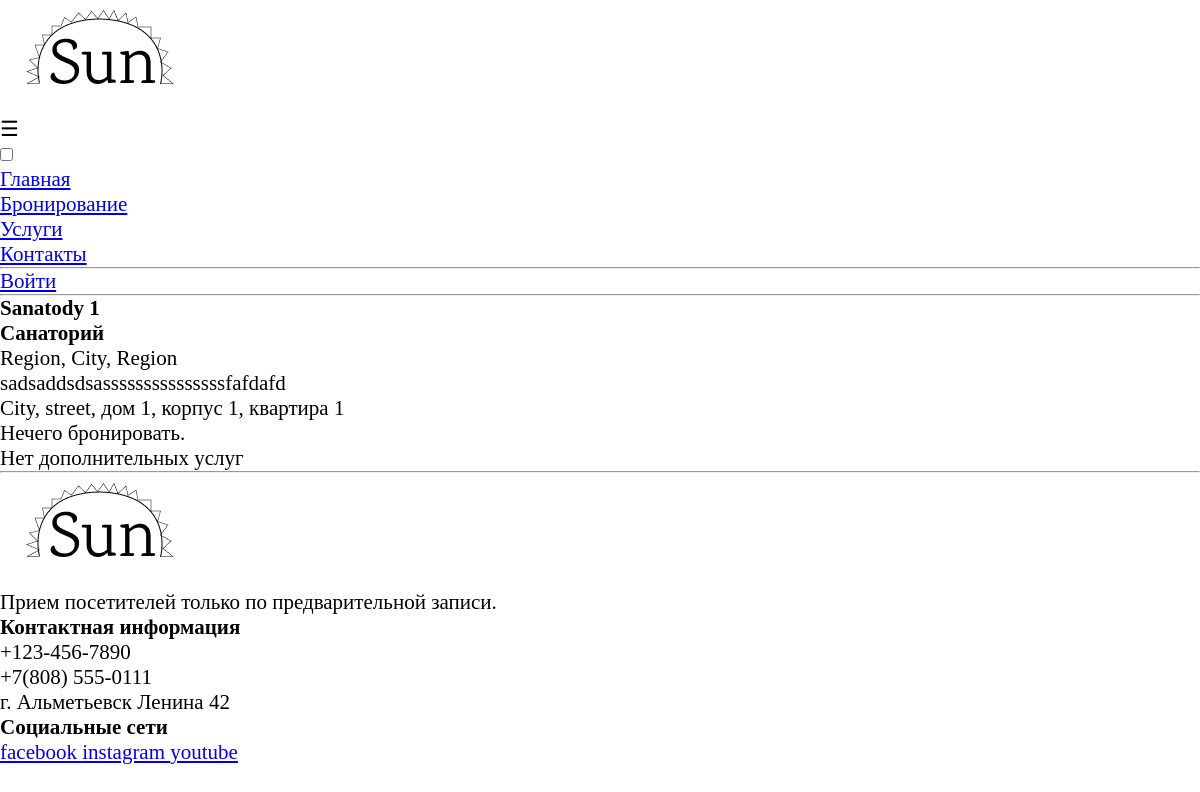
The app's page /catalog/1/ with its own data.
### socialbooking/catalog/models.py (models this page shows, shortened)
class Stay(models.Model):
    class Meta:
        verbose_name = 'Социальный объект'
        verbose_name_plural = 'Социальные объекты'
    TYPE_CHOICES = [
        ('sanatoriy', 'Санаторий'),
        ('campsite', 'Лагерь'),
        ('recreation_place', 'Дом отдыха'),
    ]
    type = models.CharField(max_length=20, choices=TYPE_CHOICES)
    name = models.CharField(max_length=255)
    slug = models.SlugField(max_length=256, unique=True)
    title = models.CharField(max_length=255)
    description = models.TextField()
    region = models.ForeignKey(Region, on_delete=models.CASCADE)
    city = models.ForeignKey(City, on_delete=models.CASCADE)
    address = models.OneToOneField(Address, on_delete=models.CASCADE)
    coordinates = models.OneToOneField(Coordinates, on_delete=models.CASCADE)
    phone = models.CharField(max_length=9)
    photos = models.ManyToManyField('Photo', blank=True)

### socialbooking/geo/models.py (models this page shows)
class Region(models.Model):
    class Meta:
        verbose_name = 'Регион'
        verbose_name_plural = 'Регионы'
    name = models.CharField(max_length=255, help_text='Название региона')
    def __str__(self):
        return self.name

class City(models.Model):
    class Meta:
        verbose_name = 'Город'
        verbose_name_plural = 'Города'
    name = models.CharField(max_length=255, help_text='Название города')
    region = models.ForeignKey(Region, on_delete=models.CASCADE)
    coordinates = models.OneToOneField(Coordinates, on_delete=models.PROTECT)
    def __str__(self):
        return f"{self.name}, {self.region.name}"

class Address(models.Model):
    class Meta:
        verbose_name = 'Адрес'
        verbose_name_plural = 'Адреса'
    city = models.ForeignKey(City, on_delete=models.CASCADE)
    street = models.CharField(max_length=255)
    house_number = models.CharField(max_length=10)
    building_number = models.CharField(max_length=10, blank=True)
    apartment_number = models.CharField(max_length=10, blank=True)
    postal_code = models.CharField(max_length=10, blank=True)
    def __str__(self):
        address = f"{self.city.name}, {self.street}, дом {self.house_number}"
        if self.building_number:
            address = address+', корпус '+self.building_number
        if self.apartment_number:
            address = address+', квартира '+self.apartment_number
        return address

### socialbooking/catalog/views.py (the view)
# urls.py: path('<int:pk>/', StayDetailView.as_view(), name='stay_detail'),
class StayDetailView(DetailView):
    model = Stay
    template_name = 'catalog/detail.html'

### templates/catalog/detail.html (shortened to what this page needs)
{% extends 'base.html' %}
{% block content %}
    <h1>{{ stay.title }}</h1>
    <h2>{{ stay.name }} </h2>
    <p>{{ stay.region }}, {{ stay.city }}</p>
    <p>{{ stay.description }}</p>
    <p>{{ stay.address }}</p>
    {% for suite in stay.suite_set.all %}
    <div>
        <h3>{{ suite.name }}</h3>
        {% if suite.capacity %}
            <p>Для {{ suite.capacity }} человек(а)</p>
        {% endif %}
        <p>Цена: {{ suite.price }}</p>
        <p>{{ suite.description }}</p>
        <form action="{% url 'add_to_cart' pk=suite.pk %}" method="POST">
            {% csrf_token %}
            <input type="submit" value="Забронировать">
          </form>
    </div>
    {% empty %}
    <p>Нечего бронировать.</p>
    {% endfor %}
    {% for service in stay.stayservice_set.all %}
    <div>
        <h4>{{ service }}</h4>
        {% for option in service.options.all %}
        <div>
        <h5>{{ option.name }}</h4>
        <p>{{ option.price }}</p>
        </div>
    {% empty %}
    <p>Нет дополнительных услуг</p>
    {% endfor %}
        <p></p>
    </div>
    {% empty %}
    <p>Нет дополнительных услуг</p>
    {% endfor %}
{% endblock %}

### object/objectSite/static/css/styles.css (style rules this page uses)
* { margin: 0 auto; padding: 0; box-sizing: border-box; font-size: 21px; }

### records on screen
Stay: title "Sanatody 1", name "Санаторий", region "Region", city "City, Region", description "sadsaddsdsasssssssssssssssfafdafd", address "City, street, дом 1, корпус 1, квартира 1"
